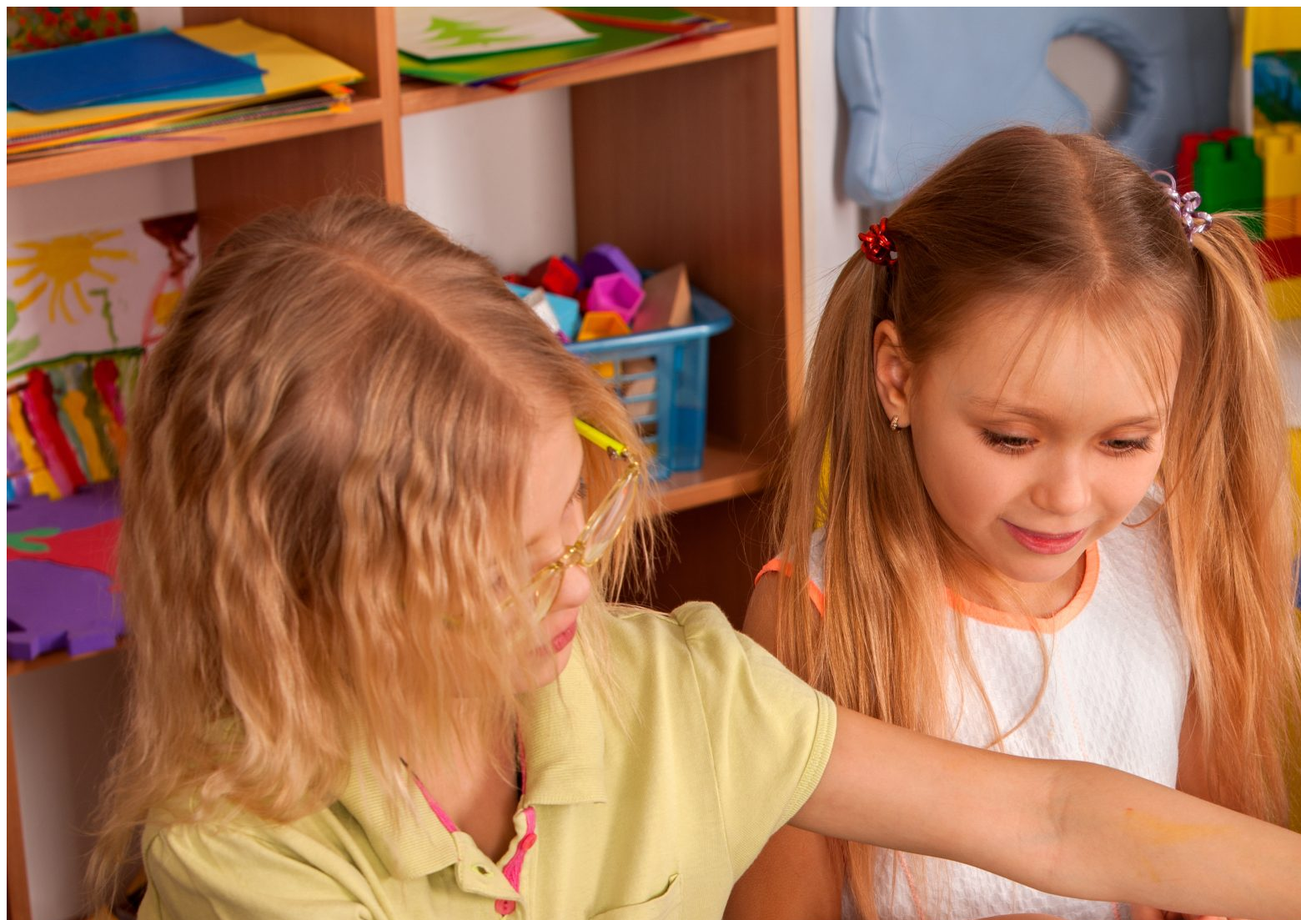
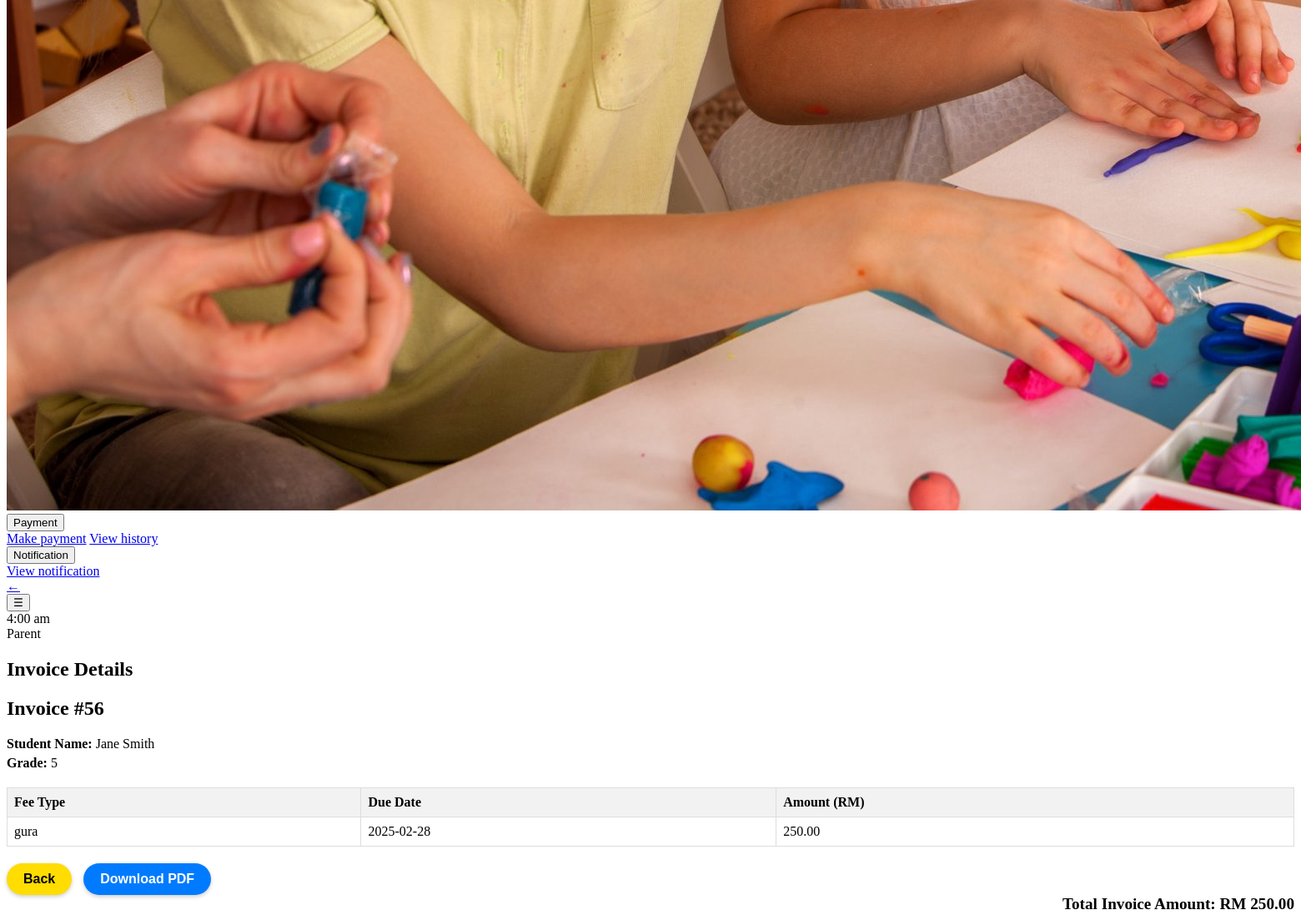
Screenshot of /accountant/invoice_Details/56 (signed in) with the database file from the repository (2 pictures, top to bottom).
### models.py (models this page shows, shortened)
class Invoice(db.Model):
    __tablename__ = 'invoices'
    id = db.Column(db.Integer, primary_key=True, autoincrement=True)
    total_amount = db.Column(NUMERIC(10, 2), nullable=False)
    flag = db.Column(db.Boolean, default=False)  # True if paid before the due date
    fees = db.relationship('Fee', back_populates='invoice', lazy='joined')

class Student(db.Model):
    __tablename__ = 'students'
    id = db.Column(db.Integer, primary_key=True, autoincrement=True)
    name = db.Column(db.String(255), nullable=False)
    grade = db.Column(db.String(50), nullable=False)
    dob = db.Column(db.Date, nullable=False)
    transport = db.Column(db.Boolean, default=False)
    user_id = db.Column(db.Integer, db.ForeignKey('users.id'), nullable=False)
    fees = db.relationship('Fee', backref='student', cascade='all, delete-orphan')

class Fee(db.Model):
    __tablename__ = 'fees'
    id = db.Column(db.Integer, primary_key=True, autoincrement=True)
    student_id = db.Column(db.Integer, db.ForeignKey('students.id'), nullable=False)
    create_date = db.Column(db.Date, default=func.current_date())
    due_date = db.Column(db.Date, nullable=False)
    amount = db.Column(NUMERIC(10, 2), nullable=False)
    fee_type = db.Column(db.String(100), nullable=False)
    status = db.Column(db.Enum('unpaid', 'paid', name='fee_status'), default='unpaid')
    invoice_id = db.Column(db.Integer, db.ForeignKey('invoices.id'), nullable=True)
    invoice = db.relationship('Invoice', back_populates='fees')

### routes/accountant_routes.py (the view)
@accountant_blueprint.route("/invoice_Details/<int:invoice_id>", methods=["GET"])
@login_required
def invoice_details(invoice_id):
    invoice = get_invoice_details(invoice_id)  # Use the renamed function
    return render_template('invoiceDetail.html', invoice=invoice)

### app.py (called while the page is built)
@login_manager.user_loader
def load_user(user_id):
    return User.query.get(int(user_id))

### function.py (called while the page is built)
def get_invoice_details(invoice_id):
    invoice = Invoice.query.options(
        joinedload(Invoice.fees).joinedload(Fee.student)
    ).get(invoice_id)
    return invoice

### templates/invoiceDetail.html (shortened to what this page needs)
{% if current_user.role == 'teacher' %}
{% extends "teacherBase.html" %}
{% elif current_user.role == 'admin'%}
{% extends "adminBase.html" %}
{% elif current_user.role == 'accountant' %}
{% extends "accountantBase.html" %}
{% elif current_user.role == 'parent'%}
{% extends "parentBase.html" %}
{% endif %}
{% block content %}
<section class="content">
    <div class="header-container">
        <h1>Invoice Details</h1>
    </div>
    <div id="makepdf">
        <div class="invoice-summary">
            <h2>Invoice #{{ invoice.id }}</h2>
            {% if invoice.fees|length > 0 %}
            <p><strong>Student Name:</strong> {{ invoice.fees[0].student.name }}</p>
            <p><strong>Grade:</strong> {{ invoice.fees[0].student.grade }}</p>
            {% else %}
            <p>No fee items available.</p>
            {% endif %}
        </div>
        <div class="preview-container">
            <table class="preview-table">
                <thead>
                    <tr>
                        <th>Fee Type</th>
                        <th>Due Date</th>
                        <th>Amount (RM)</th>
                    </tr>
                </thead>
                <tbody>
                    {% set total = 0 %}
                    {% for fee in invoice.fees %}
                    <tr>
                        <td>{{ fee.fee_type }}</td>
                        <td>{{ fee.due_date.strftime('%Y-%m-%d') }}</td>
                        <td>{{ "%.2f"|format(fee.amount) }}</td>
                    </tr>
                    {% set total = total + fee.amount %}
                    {% endfor %}
                </tbody>
            </table>
            <button onclick="window.history.back()" class="back-btn">Back</button>
            <button id="downloadPDF" class="download-btn">Download PDF</button>
            <div class="total-amount">
                Total Invoice Amount: RM {{ "%.2f"|format(invoice.total_amount) }}
            </div>
        </div>
    </div>
</section>
</div>
{% endblock %}

### templates/invoiceDetail.html (style rules this page uses)
.invoice-summary { margin-bottom: 20px; }
.invoice-summary p { margin: 0 0 5px 0; }
.preview-table { width: 100%; border-collapse: collapse; margin-bottom: 20px; }
.preview-table th, .preview-table td { border: 1px solid #ddd; padding: 8px; text-align: left; }
.preview-table th { background-color: #f2f2f2; }
.total-amount { text-align: right; font-size: 1.2em; font-weight: bold; }
.back-btn { padding: 10px 20px; border: none; border-radius: 20px; font-size: 1rem; font-weight: bold; cursor: pointer; transition: all 0.3s ease; box-shadow: 0 2px 5px rgba(0, 0, 0, 0.2); background: #ffdd00; color: black; }
.download-btn { padding: 10px 20px; border: none; border-radius: 20px; font-size: 1rem; font-weight: bold; cursor: pointer; transition: all 0.3s ease; box-shadow: 0 2px 5px rgba(0, 0, 0, 0.2); background: #007bff; color: white; margin-left: 10px; }

### rows the page displays
Invoice: id "56", total_amount "250.00"
Student: name "Jane Smith", grade "5"
Fee: fee_type "gura", due_date "2025-02-28", amount "250.00"
